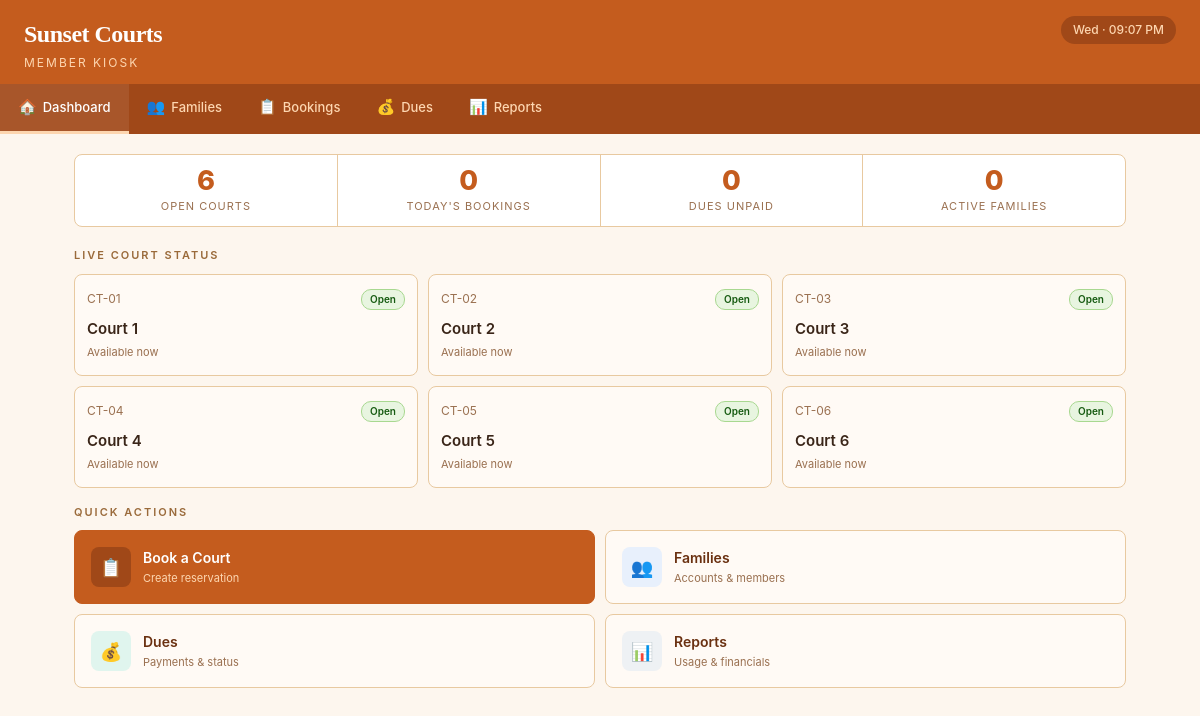
The page / on the database its author committed.
### tables this page shows
CREATE TABLE courts (
            court_id    INTEGER PRIMARY KEY AUTOINCREMENT,
            court_name  TEXT    NOT NULL UNIQUE,
            status      TEXT    NOT NULL DEFAULT 'Available'
        );

### app.py (the view)
@app.route('/')
def dashboard():
    today = date.today().isoformat()
    now_time = datetime.now().strftime('%H:%M')
    todays_bookings = query_db('''
        SELECT b.*, f.family_name, c.court_name
        FROM bookings b
        JOIN families f ON b.family_id = f.family_id
        JOIN courts c ON b.court_id = c.court_id
        WHERE b.booking_date = ? AND b.is_cancelled = 0
        ORDER BY b.start_time, c.court_name
    ''', (today,))
    courts = query_db('SELECT * FROM courts ORDER BY court_id')
    court_status = []
    for court in courts:
        current_booking = query_db('''
            SELECT b.*, f.family_name FROM bookings b
            JOIN families f ON b.family_id = f.family_id
            WHERE b.court_id = ? AND b.booking_date = ? AND b.is_cancelled = 0
            AND b.start_time <= ? AND b.end_time > ?
        ''', (court['court_id'], today, now_time, now_time), one=True)
        maint = query_db('''
            SELECT * FROM maintenance_blocks
            WHERE court_id = ? AND block_date = ?
            AND start_time <= ? AND end_time > ?
        ''', (court['court_id'], today, now_time, now_time), one=True)
        if maint:
            status = 'maint'
            detail = maint['reason'] or 'Maintenance'
        elif current_booking:
            status = 'busy'
            detail = f"Until {current_booking['end_time']}"
        else:
            status = 'open'
            detail = 'Available now'
        court_status.append({
            'court': court,
            'status': status,
            'detail': detail
        })
    total_families = query_db('SELECT COUNT(*) as cnt FROM families', one=True)['cnt']
    current_year = date.today().year
    dues_unpaid = query_db('''
        SELECT COUNT(*) as cnt FROM families f
        LEFT JOIN dues d ON f.family_id = d.family_id AND d.year = ?
        WHERE COALESCE(d.is_paid, 0) = 0
    ''', (current_year,), one=True)['cnt']
    today_booking_count = len(todays_bookings)
    open_courts = sum(1 for cs in court_status if cs['status'] == 'open')
    return render_template('dashboard.html',
                           todays_bookings=todays_bookings,
                           court_status=court_status,
                           open_courts=open_courts,
                           today_booking_count=today_booking_count,
                           dues_unpaid=dues_unpaid,
                           total_families=total_families,
                           today=today)

### app.py (called while the page is built)
@app.context_processor
def inject_globals():
    now = datetime.now()
    return {
        'today_display': now.strftime('%a · %I:%M %p')
    }

### db.py (called while the page is built)
def get_db():
    conn = sqlite3.connect(DB_PATH)
    conn.execute("PRAGMA foreign_keys = ON")
    conn.row_factory = sqlite3.Row
    return conn

def query_db(query, args=(), one=False):
    conn = get_db()
    try:
        cursor = conn.execute(query, args)
        results = cursor.fetchall()
        return results[0] if one and results else (None if one else results)
    finally:
        conn.close()

### templates/dashboard.html (shortened to what this page needs)
{% extends "base.html" %}
{% block content %}
<div class="stat-strip">
    <div class="stat-item">
        <div class="stat-value">{{ open_courts }}</div>
        <div class="stat-label">Open Courts</div>
    </div>
    <div class="stat-item">
        <div class="stat-value">{{ today_booking_count }}</div>
        <div class="stat-label">Today's Bookings</div>
    </div>
    <div class="stat-item">
        <div class="stat-value">{{ dues_unpaid }}</div>
        <div class="stat-label">Dues Unpaid</div>
    </div>
    <div class="stat-item">
        <div class="stat-value">{{ total_families }}</div>
        <div class="stat-label">Active Families</div>
    </div>
</div>
<div class="section-label">Live Court Status</div>
<div class="courts-grid mb-16">
    {% for cs in court_status %}
    <div class="court-card">
        <div class="court-card-top">
            <span class="court-id">CT-{{ '%02d' % cs.court.court_id }}</span>
            <span class="pill pill-{{ cs.status }}">
                {{ 'Open' if cs.status == 'open' else ('Busy' if cs.status == 'busy' else 'Maint.') }}
            </span>
        </div>
        <div class="court-name">{{ cs.court.court_name }}</div>
        <div class="court-detail">{{ cs.detail }}</div>
    </div>
    {% endfor %}
</div>
<div class="section-label">Quick Actions</div>
<div class="nav-grid mb-16">
    <a href="{{ url_for('booking_add') }}" class="nav-card highlight">
        <div class="icon-box ic-amber">📋</div>
        <div>
            <div class="nav-card-title">Book a Court</div>
            <div class="nav-card-sub">Create reservation</div>
        </div>
    </a>
    <a href="{{ url_for('member_list') }}" class="nav-card">
        <div class="icon-box ic-blue">👥</div>
        <div>
            <div class="nav-card-title">Families</div>
            <div class="nav-card-sub">Accounts &amp; members</div>
        </div>
    </a>
    <a href="{{ url_for('dues_list') }}" class="nav-card">
        <div class="icon-box ic-teal">💰</div>
        <div>
            <div class="nav-card-title">Dues</div>
            <div class="nav-card-sub">Payments &amp; status</div>
        </div>
    </a>
    <a href="{{ url_for('reports_home') }}" class="nav-card">
        <div class="icon-box ic-slate">📊</div>
        <div>
            <div class="nav-card-title">Reports</div>
            <div class="nav-card-sub">Usage &amp; financials</div>
        </div>
    </a>
</div>
{% endblock %}

### static/css/style.css (style rules this page uses)
:root { --terra: #c45c1e; --terra-dark: #a04818; --terra-darker: #6a3010; --terra-light: #fdd6b0; --terra-lighter: #fde8d0; --terra-bg: #fdf6ee; --white: #ffffff; --card: #fffaf5; --border: #e8c9a0; --border-light: #f0dcc0; --text: #3a2518; --text-muted: #9a7050; --text-section: #9a6a3a; --open-bg: #e8f5e0; --open-text: #155a10; --open-border: #a8d890; --busy-bg: #fef3e0; --busy-text: #6a4008; --busy-border: #e8c870; --maint-bg: #eef1f4; --maint-text: #3a4a5a; --maint-border: #c0cad4; --danger: #b83230; --danger-hover: #962826; --danger-bg: #fce8e8; --success-bg: #d1e7dd; --success-text: #0a5132; --warning-bg: #fff3cd; --warning-text: #856404; --error-bg: #f8d7da; --error-text: #842029; --radius: 12px; --radius-sm: 8px; --radius-pill: 10px; --shadow: 0 1px 4px rgba(106, 48, 16, 0.06); --shadow-lg: 0 4px 16px rgba(106, 48, 16, 0.10); --font-display: Georgia, 'Times New Roman', serif; --font-body: -apple-system, BlinkMacSystemFont, 'Segoe UI', sans-serif; --transition: all 0.15s ease; }
*, *::before, *::after { box-sizing: border-box; margin: 0; padding: 0; }
html { font-size: 17px; -webkit-tap-highlight-color: transparent; }
body { font-family: var(--font-body); background: var(--terra-bg); color: var(--text); line-height: 1.5; min-height: 100vh; }
a { color: var(--terra); text-decoration: none; }
.section-label { font-size: 11px; color: var(--text-section); letter-spacing: 2px; text-transform: uppercase; margin-bottom: 10px; font-weight: 600; }
.stat-strip { display: flex; border: 1px solid var(--border); border-radius: var(--radius-sm); overflow: hidden; margin-bottom: 20px; background: var(--white); }
.stat-strip .stat-item { flex: 1; padding: 12px 16px; border-right: 1px solid var(--border); text-align: center; }
.stat-strip .stat-item:last-child { border-right: none; }
.stat-strip .stat-value { font-size: 1.6rem; font-weight: 800; color: var(--terra); line-height: 1; }
.stat-strip .stat-label { font-size: 11px; color: var(--text-muted); text-transform: uppercase; letter-spacing: 1px; margin-top: 4px; }
.courts-grid { display: grid; grid-template-columns: repeat(3, 1fr); gap: 10px; margin-bottom: 20px; }
.court-card { background: var(--card); border: 1.5px solid var(--border); border-radius: var(--radius-sm); padding: 14px 12px; }
.court-card-top { display: flex; justify-content: space-between; align-items: center; margin-bottom: 8px; }
.court-id { font-size: 12px; color: var(--text-muted); }
.pill { font-size: 10px; font-weight: 600; padding: 2px 8px; border-radius: var(--radius-pill); }
.pill-open { background: var(--open-bg); color: var(--open-text); border: 1px solid var(--open-border); }
.court-name { font-size: 15px; font-weight: 600; color: var(--text); }
.court-detail { font-size: 11px; color: var(--text-muted); margin-top: 4px; }
.nav-grid { display: grid; grid-template-columns: repeat(2, 1fr); gap: 10px; }
.nav-card { background: var(--card); border: 1.5px solid var(--border); border-radius: var(--radius-sm); padding: 16px; display: flex; align-items: center; gap: 12px; cursor: pointer; text-decoration: none; color: var(--text); transition: var(--transition); }
.nav-card.highlight { background: var(--terra); border-color: var(--terra); }
.nav-card.highlight .nav-card-title { color: var(--white); }
.nav-card.highlight .nav-card-sub { color: var(--terra-light); }
.nav-card.highlight .icon-box { background: var(--terra-dark); }
.icon-box { width: 40px; height: 40px; border-radius: var(--radius-sm); display: flex; align-items: center; justify-content: center; font-size: 18px; flex-shrink: 0; }
.ic-amber { background: var(--terra-lighter); }
.ic-blue { background: #e8f0fc; }
.ic-teal { background: #e0f5ee; }
.ic-slate { background: #eef1f4; }
.nav-card-title { font-size: 14px; font-weight: 600; color: var(--terra-darker); }
.nav-card-sub { font-size: 11px; color: var(--text-muted); margin-top: 2px; }
.mb-16 { margin-bottom: 16px; }

### rows shown on the page
courts: court.court_id "01", court.court_name "Court 1"
courts: court.court_id "02", court.court_name "Court 2"
courts: court.court_id "03", court.court_name "Court 3"
courts: court.court_id "04", court.court_name "Court 4"
courts: court.court_id "05", court.court_name "Court 5"
courts: court.court_id "06", court.court_name "Court 6"

### other values the page prints
{{ open_courts }} "6"
{{ today_booking_count }} "0"
{{ dues_unpaid }} "0"
{{ total_families }} "0"
{{ cs.detail }} "Available now" "Available now" "Available now" "Available now" "Available now" "Available now"
